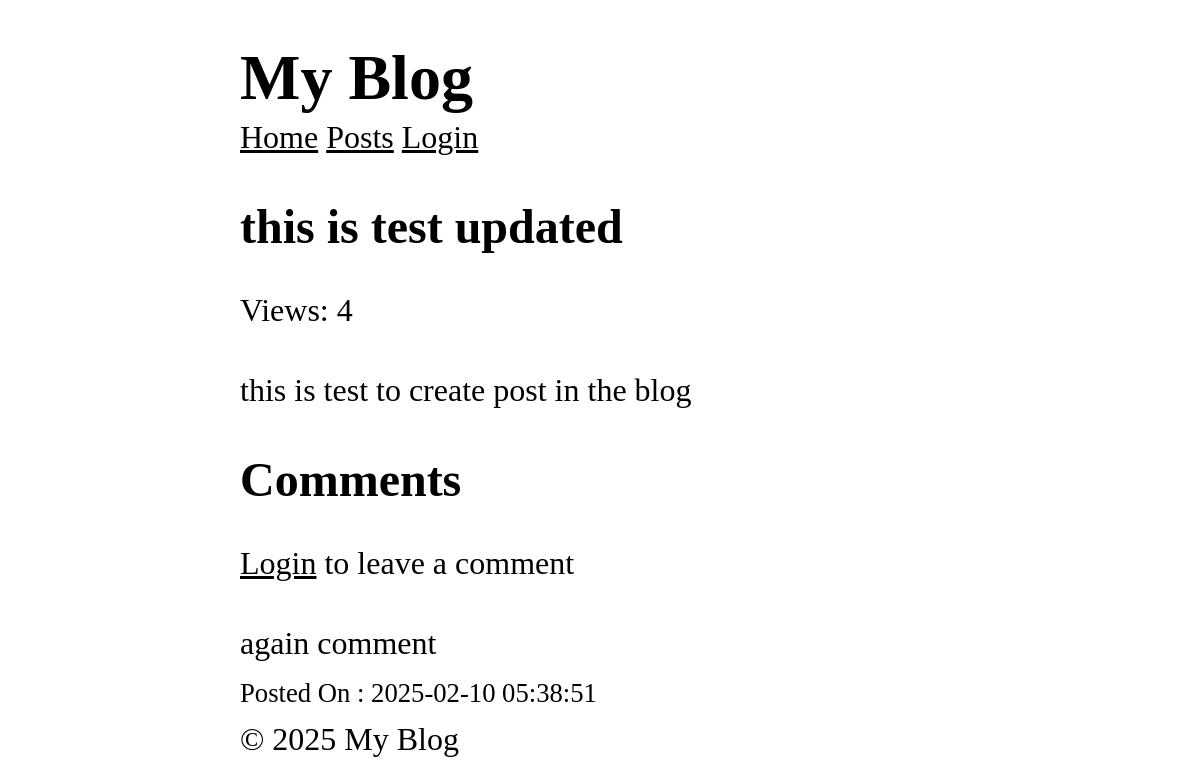
The page /posts/4 on the database its author committed.
### tables this page shows
CREATE TABLE posts (
  id INTEGER PRIMARY KEY AUTOINCREMENT,
  title TEXT NOT NULL,
  content TEXT NOT NULL,
  views INTEGER DEFAULT 0,
  user_id INTEGER NOT NULL,
  created_at DATETIME DEFAULT CURRENT_TIMESTAMP,
  FOREIGN KEY (user_id) REFERENCES users (id)
);

CREATE TABLE comments (
  id INTEGER PRIMARY KEY AUTOINCREMENT,
  content TEXT NOT NULL,
  user_id INTEGER NOT NULL,
  post_id INTEGER NOT NULL,
  created_at DATETIME DEFAULT CURRENT_TIMESTAMP,
  FOREIGN KEY (user_id) REFERENCES users (id),
  FOREIGN KEY (post_id) REFERENCES posts (id)
);

### core/View.php (called while the page is built, shortened)
<?php
class View
{
    protected static $globals = [];
    public static function share(string $key , mixed $value): void
    {
        static::$globals[$key] = $value;
    }
    public static function render(string $template , array $data = [], string $layout = null): string
    {
        $data = [...static::$globals , ...$data];
        $content = static::renderTemplate($template , $data);
        return static::renderLayout($layout , $data , $content);
    }
    protected static function renderTemplate(string $template , array $data): string
    {
        extract($data);
        $path = dirname(__DIR__) . "/app/Views/$template.php";
        require $path;
        return ob_get_clean();
    }
    protected static function renderLayout(?string $template , array $data , string $content): string
    {
        return ob_get_clean();
    }
}

### app/Controller/PostController.php (called while the page is built, shortened)
<?php
class PostController
{
    public function show($id)
    {
        $posts = Post::find($id);
        $comments = Comment::forPost($id);
        return View::render(template:'post/show' ,
        data: ['post' => $posts , 'comments' => $comments],
        layout:'layouts/main');
    }
}

### core/Router.php (called while the page is built, shortened)
<?php
class Router
{
    protected array $routes = [];
    protected array $globalMiddleware = [];
    protected array $routeMiddleware = [];
    public function add(string $method , string $uri , string $controller , array $middlewares = []): void
    {
        $this->routes[] = [
            'method' => $method,
            'uri' => $uri,
            'controller' => $controller ,
            'middlewares' => $middlewares
        ];
    }
    public function addGlobalMiddleware(string $middleware): void
    {
        $this->globalMiddleware[] = $middleware;
    }
    public function addRouteMiddleware(string $name , string $middleware): void
    {
        $this->routeMiddleware[$name] = $middleware;
    }
    public function dispatch(string $uri , string $method): string
    {
        $route = $this->findRoute($uri , $method);
        $middlewares = [
            ...$this->globalMiddleware,
            ...array_map(fn($name) => $this->routeMiddleware[$name] , $route['middlewares'])
        ];
        return $this->runMiddleware($middlewares ,
        function() use ($route) {
            [$controller , $action] = explode('@' , $route['controller']);
        return $this->callAction($controller , $action , $route['params']);
        });
    }
    protected function runMiddleware(array $middlewares ,callable $target): mixed
    {
        $next = $target;
        foreach(array_reverse($middlewares) as $middleware)
        {
            $next = fn()=>(new $middleware)->handle($next);
        }
        return $next();
    }
    protected function findRoute(string $uri , string $method): ?array
    {
        foreach($this->routes as $route)
        {
            $params = $this->matchRoute($route['uri'] , $uri);
            if($params !== null && $route['method'] === $method)
            {
                return [...$route ,'params' => $params];
            }
        }
        return null;
    }
    protected function matchRoute(string $routeUri , string $requestUri):?array
    {
        $routeSegaments = explode('/' , trim($routeUri , '/'));
        $requestSegaments = explode('/' , trim($requestUri , '/'));
        if(count($routeSegaments) !== count($requestSegaments)){
            return null;
        }
        $params = [];
        foreach($routeSegaments as $index => $routeSegament)
        {
            if(str_starts_with($routeSegament , '{') && str_ends_with($routeSegament , '}'))
            {
                $params[trim($routeSegament , '{}')] = $requestSegaments[$index];
            }elseif($routeSegament !== $requestSegaments[$index])
            {
                return null;
            }
        }
        return $params;
    }
    protected function callAction(string $controller ,string $action , array $params): string
    {
       return (new $controllerClass)->$action(...$params);
    }
}

### app/Middlewares/CSRF.php (called while the page is built, shortened)
<?php
class CSRF implements Middleware
{
    public function handle(callable $next)
    {
        return $next();
    }
}

### app/Middlewares/View.php (called while the page is built, shortened)
<?php
class View implements Middleware
{
    public function handle(callable $next)
    {
        return $next();
    }
}

### core/Database.php (called while the page is built, shortened)
<?php
class Database {
  protected $pdo;
  public function __construct(array $config) {
    try {
      $dsn = $this->createDsn($config);
      $username = $config['username'] ?? null;
      $password = $config['password'] ?? null;
      $options = $config['options'] ?? null;
      $this->pdo = new PDO($dsn, $username, $password, $options);
      $this->pdo->setAttribute(PDO::ATTR_ERRMODE, PDO::ERRMODE_EXCEPTION);
    } catch (PDOException $e) {
      throw new Exception("Could not connect to the database");
    }
  }
  protected function createDsn(array $config): string {
    $driver = $config['driver'];
    $dbname = $config['dbname'];
    return match($driver) {
      'sqlite' => "sqlite:$dbname",
      default => throw new Exception("Unsupported database driver: $driver")
    };
  }
  public function query(string $sql, array $params = []): PDOStatement {
    $stmt = $this->pdo->prepare($sql);
    $stmt->execute($params);
    return $stmt;
  }
  public function fetchAll(string $sql, array $params = [] , ?string $className = null): array {
    $stmt = $this->query($sql, $params);
    return $className
    ? $stmt->fetchAll(PDO::FETCH_CLASS, $className)
     : $stmt->fetchAll(PDO::FETCH_ASSOC);
  }
  public function fetch(string $sql, array $params = [] , ?string $className = null): mixed {
    $stmt = $this->query($sql, $params);
    $stmt->setFetchMode($className ? PDO::FETCH_CLASS : PDO::FETCH_ASSOC , $className);
    return $stmt->fetch() ;
  }
}

### core/Model.php (called while the page is built, shortened)
<?php
abstract class Model {
    protected static string $table;
    public static function find(mixed $id): ?static  {
        $db = App::get('database');
         return  $db->fetch("SELECT * FROM " . static::$table . " WHERE id = ?", [$id], static::class);
    }
}

### core/App.php (called while the page is built, shortened)
<?php
class App
{
    protected static $container = [];
    public static function bind( string $key , mixed $value):void
    {
        static::$container[$key] = $value;
    }
    public static function get(string $key):mixed
    {
        return static::$container[$key];
    }
}

### app/Models/Comment.php (called while the page is built, shortened)
<?php
class Comment extends Model
{
    protected static string $table = 'comments';
    public static function forPost(int $postId): array
    {
        $db = App::get('database');
      return  $db->fetchAll(
        "SELECT * FROM " . static::$table . " WHERE post_id = ? ORDER BY created_at DESC", [$postId], static::class);
    }
}

### app/Views/post/show.php (the view)
<article>
    <h1><?=htmlspecialchars($post->title);?></h1>
    <p>Views: <?= $post->views; ?></p>
    <p><?= nl2br(htmlspecialchars($post->content)); ?></p>
</article>
<section>
    <h2 id="comments">Comments</h2>
    <?php if($user && check('comment')): ?>
        <form action="/posts/<?= $post->id ?>/comments" method="post">
        <?= csrf_token(); ?>
        <textarea name="content" id="content" cols="5" rows="3"></textarea>
        <button type="submit">Comment</button>
        </form>
        <?php else: ?>
            <p><a href="/login">Login</a> to leave a comment</p>
        <?php endif; ?>
    <?php foreach($comments as $comment): ?>
        <article>
        <p><?= nl2br(htmlspecialchars($comment->content)); ?></p>
        <small>Posted On : <?= $comment->created_at; ?></small>
        </article>
    <?php endforeach; ?>
</section>

### public/style.css (style rules this page uses)
*, *::before, *::after { box-sizing: border-box; }
html { -moz-text-size-adjust: none; -webkit-text-size-adjust: none; text-size-adjust: none; }
body, h1, h2, h3, h4, p, figure, blockquote, dl, dd { margin-block-end: 0; }
body { min-height: 100vh; line-height: 1.5; max-width: 60%; margin-left: auto; margin-right: auto; font-size: 2em; font-family: 'Times New Roman', Times, serif; }
h1, h2, h3, h4, button, input, label { line-height: 1.1; }
h1, h2, h3, h4 { text-wrap: balance; }
a:not([class]) { text-decoration-skip-ink: auto; color: currentColor; }

### rows shown on the page
posts: title "this is test updated", views "4", content "this is test to create post in the blog"
comments: content "again comment", created_at "2025-02-10 05:38:51"
